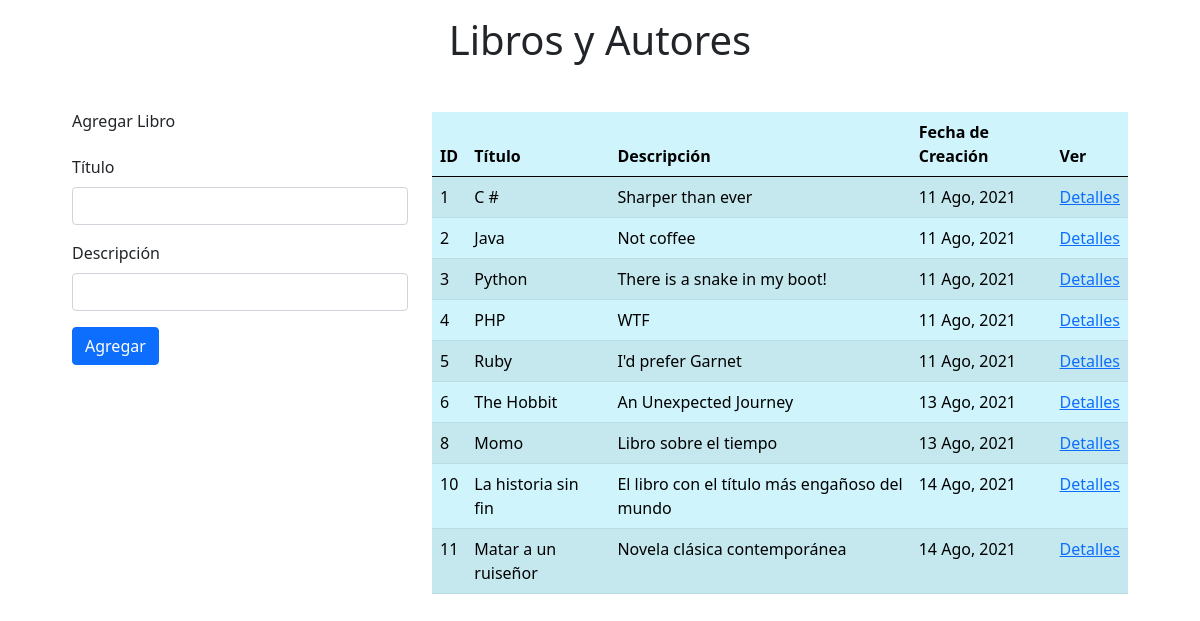
The page / on the database its author committed.
### books_authors_app/models.py (models this page shows, shortened)
class Book(models.Model):
    title = models.CharField(max_length=255)
    description = models.TextField(max_length=255)
    created_at = models.DateTimeField(auto_now_add=True, null=True)
    updated_at = models.DateTimeField(auto_now=True, null=True)

### books_authors_app/views.py (the view, shortened to what this page needs)
# urls.py: path('', views.index),
def index(request):
    if request.method == 'GET':
        context = {
            'books': Book.objects.all(),
        }
        return render(request, 'index.html', context)

### books_authors_app/templates/index.html (shortened to what this page needs)
<!DOCTYPE html>
<html lang="en">
<head>
    <link href="https://cdn.jsdelivr.net/npm/bootstrap@5.1.0/dist/css/bootstrap.min.css" rel="stylesheet">
    {% load static %}
</head>
<body>
    <div class="container-fluid mt-3">
        <div class="col m-3 text-center">
            <h1>Libros y Autores</h1>
        </div>
        <div class="row align-items-start m-5">
            <div class="col-4">
                <h6 class="mb-4">Agregar Libro</h6>
                <form action=" " method="post">
                    <div class="mb-3">
                        <label for="title" class="form-label">Título</label>
                        <input type="text" class="form-control" id="title" name="title">
                    </div>
                    <div class="mb-3">
                        <label for="description" class="form-label">Descripción</label>
                        <input type="text" class="form-control" id="description" name="description">
                    </div>
                    <button type="submit" class="btn btn-primary">Agregar</button>
                </form>
            </div>
            <div class="col">
                <table class="table table-success table-striped table-info">
                    <thead>
                        <tr>
                            <th>ID</th>
                            <th>Título</th>
                            <th>Descripción</th>
                            <th>Fecha de Creación</th>
                            <th>Ver</th>
                        </tr>
                    </thead>
                    <tbody>
                        {% for b in books %}
                        <tr>
                            <td>{{ b.id }}</td>
                            <td>{{ b.title }}</td>
                            <td>{{ b.description}}</td>
                            <td>{{ b.created_at|date:'d M, Y'}}</td>
                            <td><a href = 'book/{{b.id}}'>Detalles</a></td>
                        </tr>
                        {% endfor %}
                    </tbody>
                </table>
            </div>
        </div>
    </div>
</body>
</html>

### rows shown on the page
Book: id "1", title "C #", description "Sharper than ever", created_at "11 Ago, 2021"
Book: id "2", title "Java", description "Not coffee", created_at "11 Ago, 2021"
Book: id "3", title "Python", description "There is a snake in my boot!", created_at "11 Ago, 2021"
Book: id "4", title "PHP", description "WTF", created_at "11 Ago, 2021"
Book: id "5", title "Ruby", description "I'd prefer Garnet", created_at "11 Ago, 2021"
Book: id "6", title "The Hobbit", description "An Unexpected Journey", created_at "13 Ago, 2021"
Book: id "8", title "Momo", description "Libro sobre el tiempo", created_at "13 Ago, 2021"
Book: id "10", title "La historia sin fin", description "El libro con el título más engañoso del mundo", created_at "14 Ago, 2021"
Book: id "11", title "Matar a un ruiseñor", description "Novela clásica contemporánea", created_at "14 Ago, 2021"
